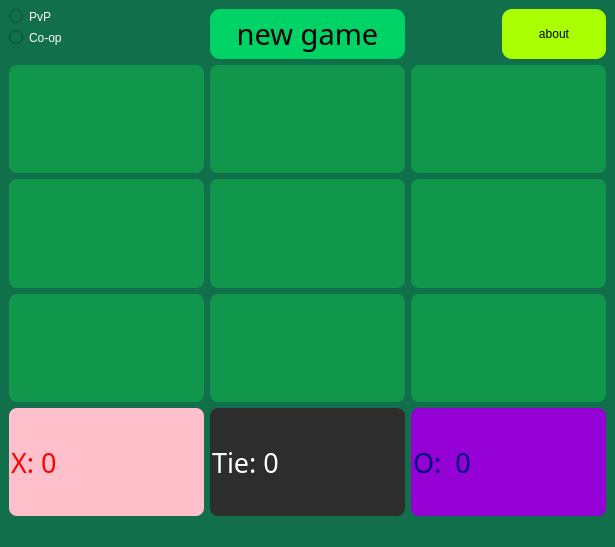
<?xml version="1.0" encoding="UTF-8"?>
<ui version="4.0">
 <class>MainWindow</class>
 <widget class="QMainWindow" name="MainWindow">
  <property name="geometry">
   <rect>
    <x>0</x>
    <y>0</y>
    <width>573</width>
    <height>547</height>
   </rect>
  </property>
  <property name="sizePolicy">
   <sizepolicy hsizetype="Ignored" vsizetype="Ignored">
    <horstretch>0</horstretch>
    <verstretch>0</verstretch>
   </sizepolicy>
  </property>
  <property name="windowTitle">
   <string>MainWindow</string>
  </property>
  <property name="styleSheet">
   <string notr="true">background-color: rgb(17, 111, 76);</string>
  </property>
  <widget class="QWidget" name="centralwidget">
   <layout class="QGridLayout" name="gridLayout">
    <item row="3" column="1">
     <widget class="QPushButton" name="btn_8">
      <property name="sizePolicy">
       <sizepolicy hsizetype="Minimum" vsizetype="Expanding">
        <horstretch>0</horstretch>
        <verstretch>0</verstretch>
       </sizepolicy>
      </property>
      <property name="font">
       <font>
        <pointsize>55</pointsize>
       </font>
      </property>
      <property name="styleSheet">
       <string notr="true">background-color: rgb(17, 151, 76);
border-radius: 8px;
</string>
      </property>
      <property name="text">
       <string/>
      </property>
     </widget>
    </item>
    <item row="3" column="0">
     <widget class="QPushButton" name="btn_7">
      <property name="sizePolicy">
       <sizepolicy hsizetype="Minimum" vsizetype="Expanding">
        <horstretch>0</horstretch>
        <verstretch>0</verstretch>
       </sizepolicy>
      </property>
      <property name="font">
       <font>
        <pointsize>55</pointsize>
       </font>
      </property>
      <property name="styleSheet">
       <string notr="true">background-color: rgb(17, 151, 76);
border-radius: 8px;
</string>
      </property>
      <property name="text">
       <string/>
      </property>
     </widget>
    </item>
    <item row="1" column="2">
     <widget class="QPushButton" name="btn_3">
      <property name="sizePolicy">
       <sizepolicy hsizetype="Minimum" vsizetype="Expanding">
        <horstretch>0</horstretch>
        <verstretch>0</verstretch>
       </sizepolicy>
      </property>
      <property name="font">
       <font>
        <pointsize>55</pointsize>
       </font>
      </property>
      <property name="styleSheet">
       <string notr="true">background-color: rgb(17, 151, 76);
border-radius: 8px;
</string>
      </property>
      <property name="text">
       <string/>
      </property>
     </widget>
    </item>
    <item row="4" column="1">
     <widget class="QLineEdit" name="tie_box">
      <property name="sizePolicy">
       <sizepolicy hsizetype="Expanding" vsizetype="Expanding">
        <horstretch>0</horstretch>
        <verstretch>0</verstretch>
       </sizepolicy>
      </property>
      <property name="font">
       <font>
        <family>Stencil</family>
        <pointsize>20</pointsize>
        <italic>false</italic>
        <bold>false</bold>
       </font>
      </property>
      <property name="styleSheet">
       <string notr="true">background-color:rgb(45, 45, 45);
color: rgb(255, 255, 255);
border-radius: 8px;
font: 20pt &quot;Stencil&quot;;</string>
      </property>
      <property name="text">
       <string>Tie: 0</string>
      </property>
      <property name="readOnly">
       <bool>true</bool>
      </property>
     </widget>
    </item>
    <item row="1" column="0">
     <widget class="QPushButton" name="btn_1">
      <property name="sizePolicy">
       <sizepolicy hsizetype="Minimum" vsizetype="Expanding">
        <horstretch>0</horstretch>
        <verstretch>0</verstretch>
       </sizepolicy>
      </property>
      <property name="font">
       <font>
        <pointsize>55</pointsize>
       </font>
      </property>
      <property name="styleSheet">
       <string notr="true">background-color: rgb(17, 151, 76);
border-radius: 8px;
</string>
      </property>
      <property name="text">
       <string/>
      </property>
     </widget>
    </item>
    <item row="2" column="1">
     <widget class="QPushButton" name="btn_5">
      <property name="sizePolicy">
       <sizepolicy hsizetype="Minimum" vsizetype="Expanding">
        <horstretch>0</horstretch>
        <verstretch>0</verstretch>
       </sizepolicy>
      </property>
      <property name="font">
       <font>
        <pointsize>55</pointsize>
       </font>
      </property>
      <property name="styleSheet">
       <string notr="true">background-color: rgb(17, 151, 76);
border-radius: 8px;
</string>
      </property>
      <property name="text">
       <string/>
      </property>
     </widget>
    </item>
    <item row="0" column="2" alignment="Qt::AlignRight|Qt::AlignVCenter">
     <widget class="QPushButton" name="btn_about">
      <property name="sizePolicy">
       <sizepolicy hsizetype="Expanding" vsizetype="Expanding">
        <horstretch>0</horstretch>
        <verstretch>0</verstretch>
       </sizepolicy>
      </property>
      <property name="minimumSize">
       <size>
        <width>104</width>
        <height>50</height>
       </size>
      </property>
      <property name="maximumSize">
       <size>
        <width>104</width>
        <height>19</height>
       </size>
      </property>
      <property name="styleSheet">
       <string notr="true">border-radius: 10px;
font: 12pt &quot;Stencil&quot;;
background-color: rgb(170, 255, 0);</string>
      </property>
      <property name="text">
       <string>about</string>
      </property>
     </widget>
    </item>
    <item row="4" column="0">
     <widget class="QLineEdit" name="your_score_box">
      <property name="sizePolicy">
       <sizepolicy hsizetype="Expanding" vsizetype="Expanding">
        <horstretch>0</horstretch>
        <verstretch>0</verstretch>
       </sizepolicy>
      </property>
      <property name="font">
       <font>
        <family>Stencil</family>
        <pointsize>20</pointsize>
        <italic>false</italic>
        <bold>false</bold>
       </font>
      </property>
      <property name="styleSheet">
       <string notr="true">background-color: pink;
color: rgb(0, 0, 0);
border-radius: 8px;
font: 20pt &quot;Stencil&quot;;
color: red;</string>
      </property>
      <property name="text">
       <string>X: 0</string>
      </property>
      <property name="readOnly">
       <bool>true</bool>
      </property>
     </widget>
    </item>
    <item row="0" column="0">
     <layout class="QFormLayout" name="formLayout_2">
      <item row="1" column="0">
       <widget class="QRadioButton" name="btn_coop">
        <property name="styleSheet">
         <string notr="true">background-color: rgb(17, 111, 76);
color: rgb(255, 255, 255);
border-radius: 10px;
font: 12pt &quot;Stencil&quot;;
</string>
        </property>
        <property name="text">
         <string>Co-op</string>
        </property>
       </widget>
      </item>
      <item row="0" column="0">
       <widget class="QRadioButton" name="btn_pvp">
        <property name="styleSheet">
         <string notr="true">background-color: rgb(17, 111, 76);
color: rgb(255, 255, 255);
border-radius: 10px;
font: 12pt &quot;Stencil&quot;;
</string>
        </property>
        <property name="text">
         <string>PvP    </string>
        </property>
       </widget>
      </item>
     </layout>
    </item>
    <item row="0" column="1">
     <widget class="QPushButton" name="btn_NG">
      <property name="sizePolicy">
       <sizepolicy hsizetype="Preferred" vsizetype="Preferred">
        <horstretch>0</horstretch>
        <verstretch>0</verstretch>
       </sizepolicy>
      </property>
      <property name="font">
       <font>
        <family>Stencil</family>
        <pointsize>22</pointsize>
        <italic>false</italic>
        <bold>false</bold>
       </font>
      </property>
      <property name="styleSheet">
       <string notr="true">background-color: rgb(0, 211, 102);
border-radius: 10px;
font: 22pt &quot;Stencil&quot;;</string>
      </property>
      <property name="text">
       <string>new game</string>
      </property>
     </widget>
    </item>
    <item row="1" column="1">
     <widget class="QPushButton" name="btn_2">
      <property name="sizePolicy">
       <sizepolicy hsizetype="Minimum" vsizetype="Expanding">
        <horstretch>0</horstretch>
        <verstretch>0</verstretch>
       </sizepolicy>
      </property>
      <property name="font">
       <font>
        <pointsize>55</pointsize>
       </font>
      </property>
      <property name="styleSheet">
       <string notr="true">background-color: rgb(17, 151, 76);
border-radius: 8px;
</string>
      </property>
      <property name="text">
       <string/>
      </property>
     </widget>
    </item>
    <item row="2" column="2">
     <widget class="QPushButton" name="btn_6">
      <property name="sizePolicy">
       <sizepolicy hsizetype="Minimum" vsizetype="Expanding">
        <horstretch>0</horstretch>
        <verstretch>0</verstretch>
       </sizepolicy>
      </property>
      <property name="font">
       <font>
        <pointsize>55</pointsize>
       </font>
      </property>
      <property name="styleSheet">
       <string notr="true">background-color: rgb(17, 151, 76);
border-radius: 8px;
</string>
      </property>
      <property name="text">
       <string/>
      </property>
     </widget>
    </item>
    <item row="2" column="0">
     <widget class="QPushButton" name="btn_4">
      <property name="sizePolicy">
       <sizepolicy hsizetype="Minimum" vsizetype="Expanding">
        <horstretch>0</horstretch>
        <verstretch>0</verstretch>
       </sizepolicy>
      </property>
      <property name="font">
       <font>
        <pointsize>55</pointsize>
       </font>
      </property>
      <property name="styleSheet">
       <string notr="true">background-color: rgb(17, 151, 76);
border-radius: 8px;
</string>
      </property>
      <property name="text">
       <string/>
      </property>
     </widget>
    </item>
    <item row="3" column="2">
     <widget class="QPushButton" name="btn_9">
      <property name="sizePolicy">
       <sizepolicy hsizetype="Minimum" vsizetype="Expanding">
        <horstretch>0</horstretch>
        <verstretch>0</verstretch>
       </sizepolicy>
      </property>
      <property name="font">
       <font>
        <pointsize>55</pointsize>
       </font>
      </property>
      <property name="styleSheet">
       <string notr="true">background-color: rgb(17, 151, 76);
border-radius: 8px;
</string>
      </property>
      <property name="text">
       <string/>
      </property>
     </widget>
    </item>
    <item row="4" column="2">
     <widget class="QLineEdit" name="competitor_score_box">
      <property name="sizePolicy">
       <sizepolicy hsizetype="Expanding" vsizetype="Expanding">
        <horstretch>0</horstretch>
        <verstretch>0</verstretch>
       </sizepolicy>
      </property>
      <property name="font">
       <font>
        <family>Stencil</family>
        <pointsize>20</pointsize>
        <italic>false</italic>
        <bold>false</bold>
       </font>
      </property>
      <property name="styleSheet">
       <string notr="true">background-color: #9500d5;
color: #00007f;
border-radius: 8px;
font: 20pt &quot;Stencil&quot;;</string>
      </property>
      <property name="text">
       <string>O:  0</string>
      </property>
      <property name="readOnly">
       <bool>true</bool>
      </property>
     </widget>
    </item>
   </layout>
  </widget>
  <widget class="QMenuBar" name="menubar">
   <property name="geometry">
    <rect>
     <x>0</x>
     <y>0</y>
     <width>573</width>
     <height>22</height>
    </rect>
   </property>
  </widget>
  <widget class="QStatusBar" name="statusbar"/>
 </widget>
 <resources/>
 <connections/>
</ui>
